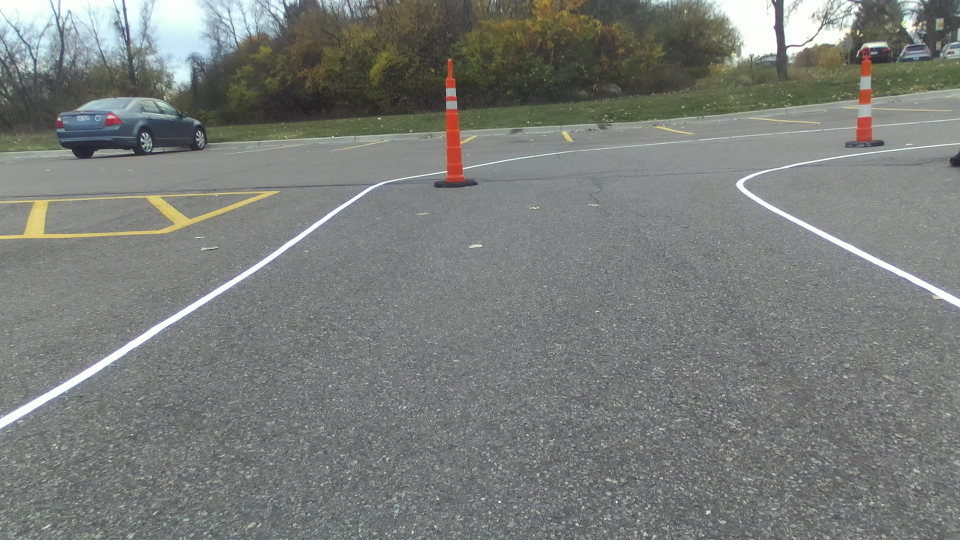
#> input picture testing_scripts/frame_444.jpg, 1920 x 1080 px (shown at 1/2 size)
$ python -i local_cuda_detection.py   (imports and definitions only)
#> lines starting #> are read from the running program, lines starting #| are printed output that depends on the picture
#!/usr/bin/env python
#importing some useful packages
# import matplotlib.pyplot as plt
# import matplotlib.image as mpimg
import sys
import numpy as np
import cv2

# threshold using color from original image, and combine that with the houged image
# [112 lines left out: functions colorThreshold, grayscale, gaussian_blur, region_of_interest, hough_lines, draw_lines and 1 more, not called in this run]

def detect_lanes(image):
    height = image.shape[0]
    width = image.shape[1]
    region_of_interest_vertices = [
        (0, height),
        (0, height/5),
        (width, height/ 5),
        (width, height),
    ]

    kernel = np.ones((7,7),np.uint8)

    # upload to GPU
    gpu_frame = cv2.cuda_GpuMat()
    gpu_frame.upload(image)

    # color threshold
    global thresholded
    thresholded = colorThreshold(gpu_frame)

    # apply gaussian blur
    global gaussianBlur
    kernelSize = 5
    gaussianBlur = gaussian_blur(thresholded, kernelSize)
    gaussianBlur = gaussian_blur(gaussianBlur, kernelSize)
    gaussianBlur = gaussian_blur(gaussianBlur, kernelSize)
    gaussianBlur = gaussian_blur(gaussianBlur, kernelSize)

    #closing = cv2.morphologyEx(thresholded, cv2.MORPH_CLOSE, kernel)

    #opening = cv2.morphologyEx(closing, cv2.MORPH_OPEN,kernel)

    grayImage = grayscale(gaussianBlur)
    #grayImage = grayscale(opening)

    # canny
    minThreshold = 150
    maxThreshold = 230
    global edgeDetectedImage
    print(type(thresholded))
    edgeDetectedImage = cannyEdgeDetection(grayImage, minThreshold, maxThreshold)

    cropped = region_of_interest(edgeDetectedImage, np.array([region_of_interest_vertices]))

    image = cropped.download()
    closing = cv2.morphologyEx(image, cv2.MORPH_CLOSE, kernel)

    # hough lines
    rho = 1
    theta = np.pi/180
    hough_threshold = 30
    min_line_len = 1
    max_line_gap = 20
    global houged
    houged = hough_lines(edgeDetectedImage, rho, theta,
                    hough_threshold, min_line_len, max_line_gap)

    pulled_image = cropped.download()

    cv2.imshow("window", closing)
    cv2.waitKey(1)

# [27 lines left out: function main, not called in this run]
    # [4 lines of commented-out code are left out]

# [9 lines not run here, left out]

>>> import cv2
>>> picture = cv2.imread('frame_444.jpg', cv2.IMREAD_GRAYSCALE)
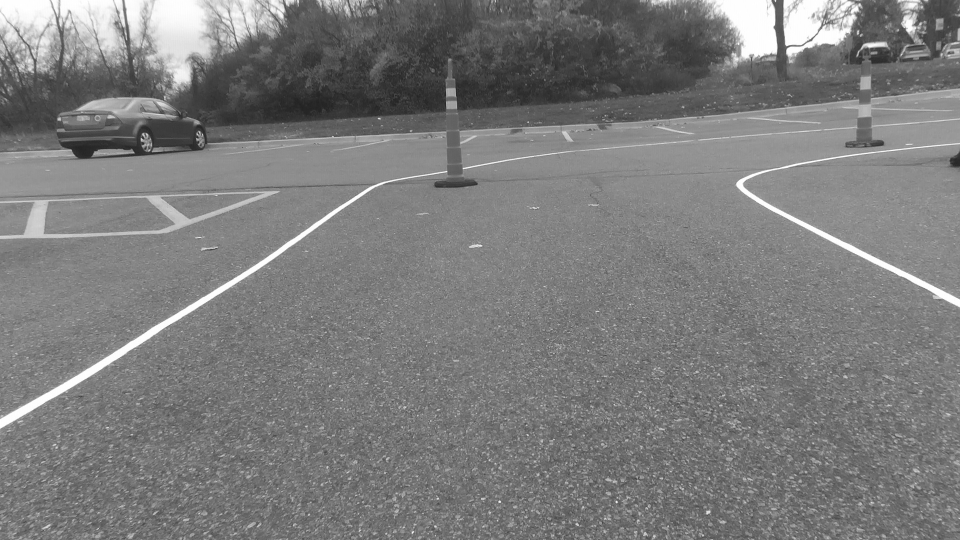
#> picture: shape (1080, 1920) (shown at 1/2 size); min 26, max 255, mean 123.9
>>> result = detect_lanes(picture)
#> (the run stopped early here; a loop or call above may not have finished)
